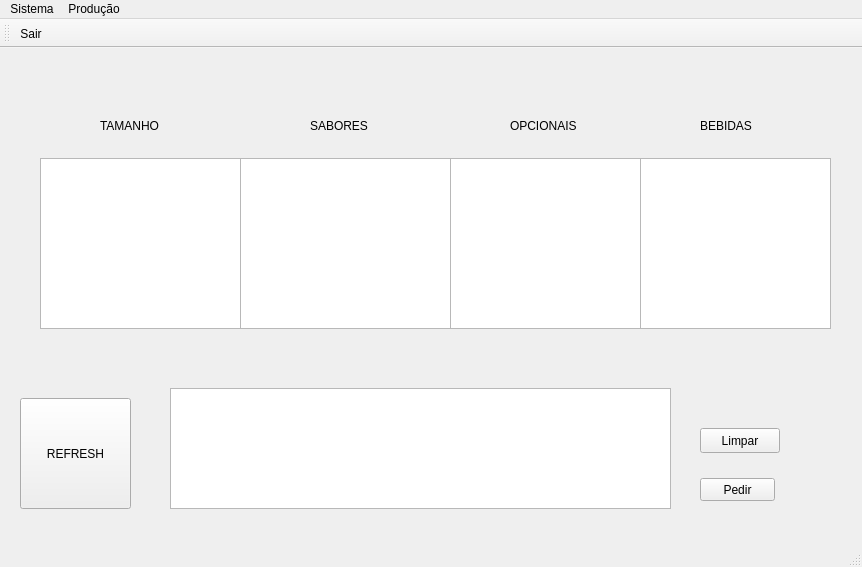
<?xml version="1.0" encoding="UTF-8"?>
<ui version="4.0">
 <class>MainWindow</class>
 <widget class="QMainWindow" name="MainWindow">
  <property name="geometry">
   <rect>
    <x>0</x>
    <y>0</y>
    <width>862</width>
    <height>567</height>
   </rect>
  </property>
  <property name="windowTitle">
   <string>MainWindow</string>
  </property>
  <widget class="QWidget" name="centralWidget">
   <widget class="QPushButton" name="pushButton">
    <property name="geometry">
     <rect>
      <x>700</x>
      <y>430</y>
      <width>75</width>
      <height>23</height>
     </rect>
    </property>
    <property name="text">
     <string>Pedir</string>
    </property>
   </widget>
   <widget class="QLabel" name="label">
    <property name="geometry">
     <rect>
      <x>100</x>
      <y>70</y>
      <width>81</width>
      <height>16</height>
     </rect>
    </property>
    <property name="text">
     <string>TAMANHO</string>
    </property>
   </widget>
   <widget class="QLabel" name="label_2">
    <property name="geometry">
     <rect>
      <x>310</x>
      <y>70</y>
      <width>71</width>
      <height>16</height>
     </rect>
    </property>
    <property name="text">
     <string>SABORES</string>
    </property>
   </widget>
   <widget class="QLabel" name="label_3">
    <property name="geometry">
     <rect>
      <x>510</x>
      <y>70</y>
      <width>81</width>
      <height>16</height>
     </rect>
    </property>
    <property name="text">
     <string>OPCIONAIS</string>
    </property>
   </widget>
   <widget class="QLabel" name="label_4">
    <property name="geometry">
     <rect>
      <x>700</x>
      <y>70</y>
      <width>61</width>
      <height>16</height>
     </rect>
    </property>
    <property name="text">
     <string>BEBIDAS</string>
    </property>
   </widget>
   <widget class="QListWidget" name="listWidget">
    <property name="geometry">
     <rect>
      <x>40</x>
      <y>110</y>
      <width>201</width>
      <height>171</height>
     </rect>
    </property>
   </widget>
   <widget class="QListWidget" name="listWidget_2">
    <property name="geometry">
     <rect>
      <x>240</x>
      <y>110</y>
      <width>211</width>
      <height>171</height>
     </rect>
    </property>
   </widget>
   <widget class="QListWidget" name="listWidget_3">
    <property name="geometry">
     <rect>
      <x>450</x>
      <y>110</y>
      <width>191</width>
      <height>171</height>
     </rect>
    </property>
   </widget>
   <widget class="QListWidget" name="listWidget_4">
    <property name="geometry">
     <rect>
      <x>640</x>
      <y>110</y>
      <width>191</width>
      <height>171</height>
     </rect>
    </property>
   </widget>
   <widget class="QListWidget" name="listWidget_5">
    <property name="geometry">
     <rect>
      <x>170</x>
      <y>340</y>
      <width>501</width>
      <height>121</height>
     </rect>
    </property>
   </widget>
   <widget class="QPushButton" name="pushButton_2">
    <property name="geometry">
     <rect>
      <x>700</x>
      <y>380</y>
      <width>80</width>
      <height>25</height>
     </rect>
    </property>
    <property name="text">
     <string>Limpar</string>
    </property>
   </widget>
   <widget class="QPushButton" name="pushButton_3">
    <property name="geometry">
     <rect>
      <x>20</x>
      <y>350</y>
      <width>111</width>
      <height>111</height>
     </rect>
    </property>
    <property name="text">
     <string>REFRESH</string>
    </property>
   </widget>
  </widget>
  <widget class="QMenuBar" name="menuBar">
   <property name="geometry">
    <rect>
     <x>0</x>
     <y>0</y>
     <width>862</width>
     <height>21</height>
    </rect>
   </property>
   <widget class="QMenu" name="menuCARD_PIO">
    <property name="title">
     <string>Produção</string>
    </property>
    <addaction name="actionPedidos"/>
   </widget>
   <widget class="QMenu" name="menuPEDIDO">
    <property name="title">
     <string>Sistema</string>
    </property>
    <addaction name="actionFazer_pedido"/>
    <addaction name="actionCadastrar_Card_pio"/>
   </widget>
   <addaction name="menuPEDIDO"/>
   <addaction name="menuCARD_PIO"/>
  </widget>
  <widget class="QToolBar" name="mainToolBar">
   <attribute name="toolBarArea">
    <enum>TopToolBarArea</enum>
   </attribute>
   <attribute name="toolBarBreak">
    <bool>false</bool>
   </attribute>
   <addaction name="actionFazer_pedido"/>
  </widget>
  <widget class="QStatusBar" name="statusBar"/>
  <action name="actionFazer_pedido">
   <property name="text">
    <string>Sair</string>
   </property>
  </action>
  <action name="actionCadastrar_Card_pio">
   <property name="text">
    <string>Cadastrar Cardápio</string>
   </property>
  </action>
  <action name="actionPedidos">
   <property name="text">
    <string>Pedidos</string>
   </property>
  </action>
 </widget>
 <layoutdefault spacing="6" margin="11"/>
 <resources/>
 <connections/>
</ui>
